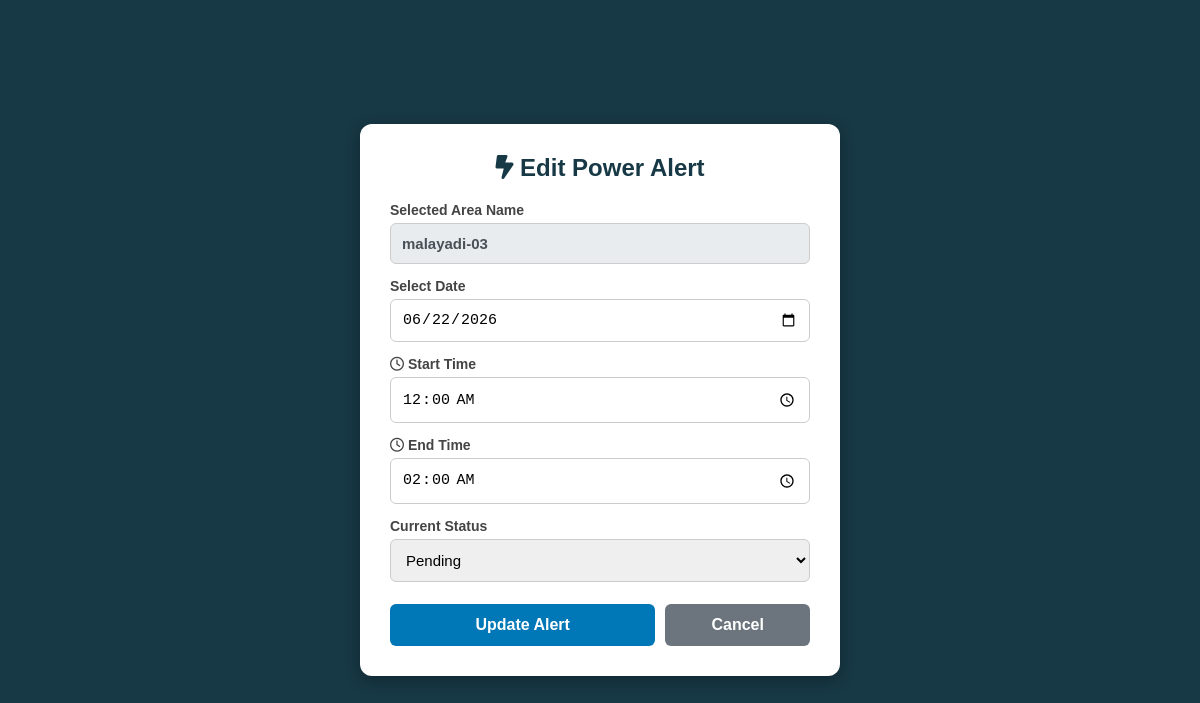
/rukaimy/create_alert.php?id=10, run on the app's committed database.
### tables this page shows
CREATE TABLE `power_alerts` (
  `id` int(11) NOT NULL,
  `area` varchar(255) NOT NULL,
  `date` date NOT NULL,
  `time` varchar(100) NOT NULL,
  `status` varchar(50) NOT NULL DEFAULT 'Pending',
  `created_at` timestamp NOT NULL DEFAULT current_timestamp()
);

### rukaimy/create_alert.php (the view, shortened to what this page needs)
<?php
include "db.php";
$area_name = '';
$date_val = '';
$start_time_val = '';
$end_time_val = '';
$status_val = 'Pending';
$is_edit = false;
if (isset($_GET['edit_id']) || isset($_GET['id'])) {
    $is_edit = true;
    $edit_id = isset($_GET['edit_id']) ? mysqli_real_escape_string($conn, $_GET['edit_id']) : mysqli_real_escape_string($conn, $_GET['id']);
    $sql = "SELECT * FROM power_alerts WHERE id='$edit_id'";
    $res = mysqli_query($conn, $sql);
    if ($row = mysqli_fetch_assoc($res)) {
        $area_name = $row['area'];
        $date_val = $row['date'];
        if (!empty($row['time']) && strpos($row['time'], '-') !== false) {
            $parts = explode('-', $row['time']);
            $start_time_val = date("H:i", strtotime(trim($parts[0])));
            $end_time_val = date("H:i", strtotime(trim($parts[1])));
        } else if (!empty($row['time'])) {
            $start_time_val = date("H:i", strtotime($row['time']));
            $end_time_val = '';
        }
        $status_val = $row['status'];
    }
}
else if (isset($_GET['area'])) {
    $area_name = mysqli_real_escape_string($conn, $_GET['area']);
}
?>
<!DOCTYPE html>
<html>
<head>
<link href="https://cdnjs.cloudflare.com/ajax/libs/font-awesome/6.5.1/css/all.min.css" rel="stylesheet">
</head>
<body>
<div class="form-box">
<h2><i class="fa-solid fa-bolt-lightning"></i> <?php echo $is_edit ? "Edit Power Alert" : "Create Power Alert"; ?></h2>
<form method="POST">
    <div class="form-group">
        <label>Selected Area Name</label>
        <input type="text" name="area" value="<?php echo htmlspecialchars($area_name); ?>" readonly style="background: #e9ecef; color: #495057; font-weight: bold;">
    </div>
    <div class="form-group">
        <label>Select Date</label>
        <input type="date" name="date" value="<?php echo $date_val; ?>" required>
    </div>
    <div class="form-group">
        <label><i class="fa-regular fa-clock"></i> Start Time</label>
        <input type="time" name="start_time" value="<?php echo $start_time_val; ?>" required>
    </div>
    <div class="form-group">
        <label><i class="fa-regular fa-clock"></i> End Time</label>
        <input type="time" name="end_time" value="<?php echo $end_time_val; ?>" required>
    </div>
    <div class="form-group">
        <label>Current Status</label>
        <select name="status" required>
            <option value="Pending" <?php if($status_val=='Pending') echo 'selected'; ?>>Pending</option>
        </select>
    </div>
    <div class="button-group">
        <button type="submit" name="submit_alert">
            <?php echo $is_edit ? "Update Alert" : "Create Alert"; ?>
        </button>
        <a href="areaDV.php" class="btn-cancel">Cancel</a>
    </div>
</form>
</div>
</body>
</html>

### rukaimy/create_alert.php (style rules this page uses)
body { font-family: Arial, sans-serif; background:#173845; display:flex; justify-content:center; align-items:center; height:100vh; margin: 0; padding: 10px; box-sizing: border-box; }
.form-box { background:white; padding:30px; width:100%; max-width:420px; border-radius:12px; box-shadow: 0 4px 15px rgba(0,0,0,0.3); }
h2 { text-align:center; margin-top: 0; margin-bottom:20px; color: #173845; }
.form-group { margin-bottom: 14px; }
label { display: block; margin-bottom: 5px; font-weight: bold; color: #444; font-size: 14px; }
input, select { width:100%; padding:11px; border:1px solid #ccc; border-radius:6px; box-sizing: border-box; outline: none; font-size: 15px; transition: 0.3s; }
.button-group { display: flex; gap: 10px; margin-top: 22px; }
button { background:#0077b6; color:white; border:none; padding:12px; flex: 2; border-radius:6px; cursor:pointer; font-size: 16px; font-weight: bold; transition: 0.3s; }
.btn-cancel { background: #6c757d; color: white; text-decoration: none; padding: 12px; flex: 1; border-radius:6px; text-align: center; font-size: 16px; font-weight: bold; transition: 0.3s; }

### data on the page
power_alerts: area "malayadi-03", date "06/22/2026", start_time "00:00", end_time "02:00", status "Pending"
